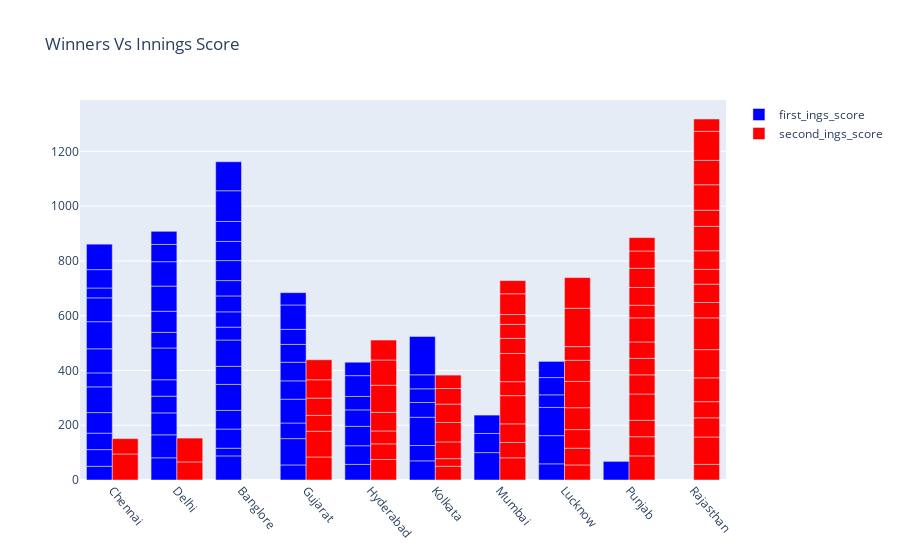

Source (notebook cell):
### Code cell
fig = go.Figure()

fig.add_trace(go.Bar(x=ipl['team1'],y=ipl[ 'highscore'],name='first_ings_score',marker_color='Blue'))

fig.add_trace(go.Bar(x=ipl['team2'],y=ipl['highscore'],name='second_ings_score',marker_color='red'))

fig.update_layout(barmode='group', xaxis_tickangle=50,title='Winners Vs Innings Score')

fig.show()

### Figure 1 — Plotly figure (JSON) as saved in the notebook; plotly's stock layout.template omitted (floating-point values rounded to 4 significant figures)
{"data": [{"marker": {"color": "Blue"}, "name": "first_ings_score", "type": "bar", "x": ["Chennai", "Delhi", "Banglore", "Gujarat", "Hyderabad", "Banglore", "Chennai", "Kolkata", "Mumbai", "Delhi", "Chennai", "Hyderabad", "Banglore", "Kolkata", "Delhi", "Gujarat", "Chennai", "Banglore", "Delhi", "Lucknow", "Gujarat", "Banglore", "Mumbai", "Gujarat", "Hyderabad", "Lucknow", "Banglore", "Hyderabad", "Chennai", "Kolkata", "Banglore", "Delhi", "Chennai", "Delhi", "Gujarat", "Banglore", "Lucknow", "Chennai", "Banglore", "Gujarat", "Delhi", "Lucknow", "Banglore", "Mumbai", "Delhi", "Chennai", "Kolkata", "Gujarat", "Banglore", "Delhi", "Gujarat", "Punjab", "Kolkata", "Banglore", "Chennai", "Kolkata", "Lucknow", "Delhi", "Chennai", "Banglore", "Hyderabad", "Chennai", "Lucknow", "Delhi", "Hyderabad", "Kolkata", "Banglore", "Chennai", "Delhi", "Hyderabad", "Gujarat", "Banglore", "Banglore", "Gujarat"], "y": [50, 81, 88, 55, 57, 28, 61, 70, 100, 84, 60, 68, 70, 56, 80, 96, 75, 68, 61, 59, 57, 95, 70, 87, 71, 103, 66, 60, 94, 103, 96, 60, 51, 116, 67, 47, 103, 88, 56, 68, 57, 46, 58, 67, 77, 99, 54, 65, 56, 92, 55, 68, 50, 73, 87, 51, 63, 89, 36, 70, 49, 67, 59, 63, 76, 140, 73, 93, 48, 49, 89, 112, 106, 45]}, {"marker": {"color": "red"}, "name": "second_ings_score", "type": "bar", "x": ["Kolkata", "Mumbai", "Punjab", "Lucknow", "Rajasthan", "Kolkata", "Lucknow", "Punjab", "Rajasthan", "Gujarat", "Punjab", "Lucknow", "Rajasthan", "Mumbai", "Lucknow", "Punjab", "Hyderabad", "Mumbai", "Kolkata", "Rajasthan", "Hyderabad", "Chennai", "Punjab", "Rajasthan", "Kolkata", "Mumbai", "Delhi", "Punjab", "Gujarat", "Rajasthan", "Lucknow", "Punjab", "Mumbai", "Rajasthan", "Kolkata", "Hyderabad", "Mumbai", "Punjab", "Rajasthan", "Hyderabad", "Kolkata", "Punjab", "Gujarat", "Rajasthan", "Lucknow", "Hyderabad", "Rajasthan", "Punjab", "Chennai", "Hyderabad", "Mumbai", "Rajasthan", "Lucknow", "Hyderabad", "Delhi", "Mumbai", "Gujarat", "Rajasthan", "Mumbai", "Punjab", "Kolkata", "Gujarat", "Rajasthan", "Punjab", "Mumbai", "Lucknow", "Gujarat", "Rajasthan", "Mumbai", "Punjab", "Rajasthan", "Lucknow", "Rajasthan", "Rajasthan"], "y": [50, 81, 88, 55, 57, 28, 61, 70, 100, 84, 60, 68, 70, 56, 80, 96, 75, 68, 61, 59, 57, 95, 70, 87, 71, 103, 66, 60, 94, 103, 96, 60, 51, 116, 67, 47, 103, 88, 56, 68, 57, 46, 58, 67, 77, 99, 54, 65, 56, 92, 55, 68, 50, 73, 87, 51, 63, 89, 36, 70, 49, 67, 59, 63, 76, 140, 73, 93, 48, 49, 89, 112, 106, 45]}], "layout": {"barmode": "group", "title": {"text": "Winners Vs Innings Score"}, "xaxis": {"tickangle": 50}}}
